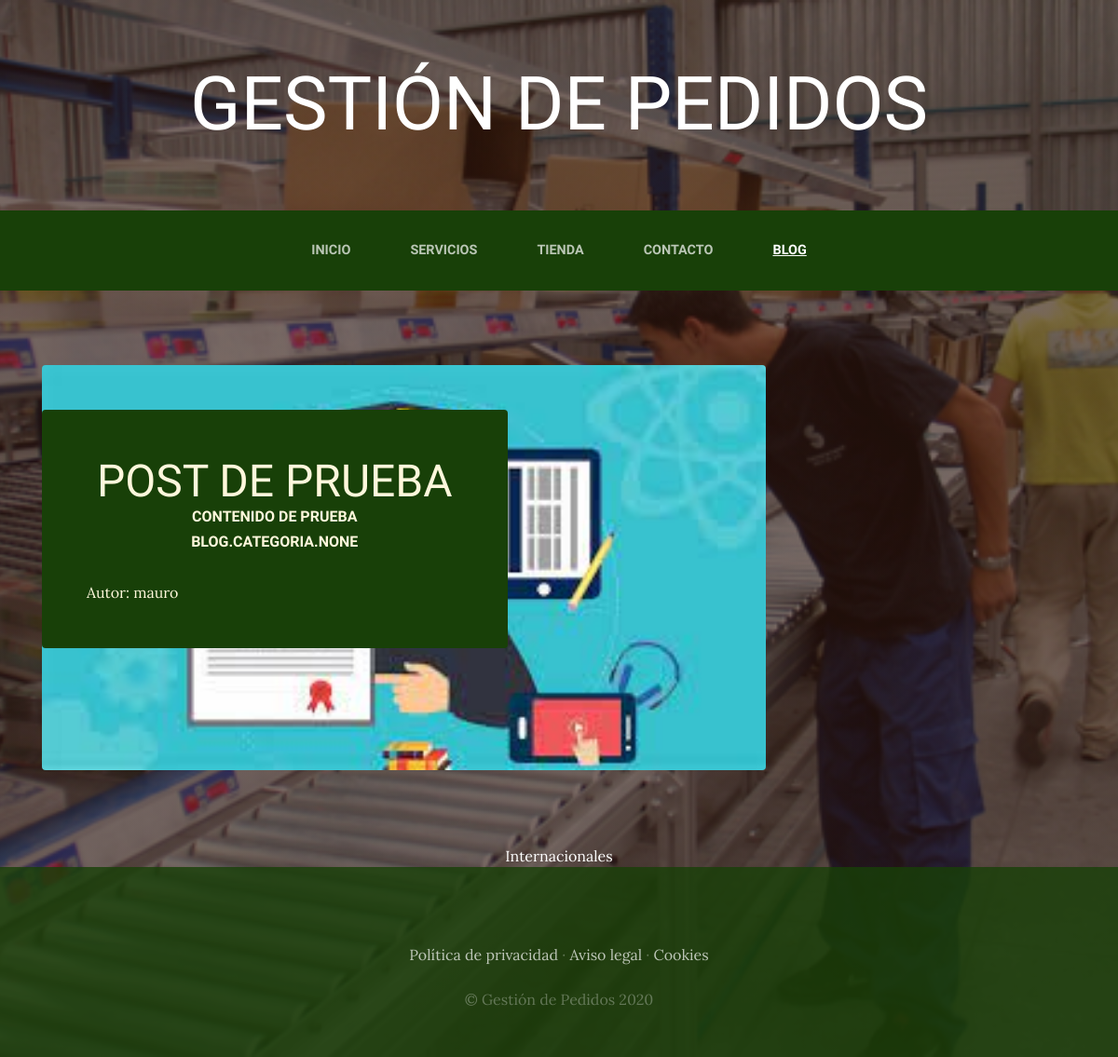
Page /blog/categorias/2 on the committed database.
### Blog/models.py (models this page shows, shortened)
class Post(models.Model):
    titulo = models.CharField(max_length=15)
    contenido = models.CharField(max_length=100)
    imagen = models.ImageField(upload_to='blog', null=True, blank=True)
    autor = models.ForeignKey(User, on_delete=models.CASCADE)
    categorias = models.ManyToManyField(Categoria)
    created = models.DateTimeField(auto_now_add=True)
    updated = models.DateTimeField(auto_now_add=True)
    class Meta:
        verbose_name = 'post'
        verbose_name_plural = 'posts'

class Categoria(models.Model):
    nombre = models.CharField(max_length=15)
    created = models.DateTimeField(auto_now_add=True)
    updated = models.DateTimeField(auto_now_add=True)
    class Meta:
        verbose_name = 'categoria'
        verbose_name_plural = 'categorias'

### Blog/views.py (the view)
def categorias(request, categoria_id):
    categoria = Categoria.objects.get(id = categoria_id)
    posts = Post.objects.filter(categorias = categoria)
    return render(request, 'categorias.html', {'categoria': categoria, 'blogs': posts})

### Blog/templates/categorias.html (shortened to what this page needs)
{% extends "Proyecto_web_app/base.html" %}
{% load static %}
{% block content %}
{% for blog in blogs %}
  <section class="page-section clearfix">
    <div class="container">
      <div class="intro">
        <div class="intro-text left-0 text-center bg-faded p-5 rounded">
          <h2 class="section-heading mb-4" >
            <span class="section-heading-lower">{{blog.titulo}}</span>
            <span class="section-heading-upper">{{blog.contenido}}</span>
            <span class="section-heading-upper">{{blog.categorias}}</span>
          </h2>
          <div style="text-align: left;">
            Autor: {{blog.autor}}
          </div>
        </div>
      </div>
    </div>
  </section>
  {% endfor %}
  <section>
    <div style="width: 75%; text-align: center; margin: auto; color: white;">
      {% for blog in blogs %}
        {% for categoria in blog.categorias.all %}
          <span style="margin: 10px;">{{categoria.nombre}}</span>
        {% endfor %}
      {% endfor %}
    </div>
  </section>
{% endblock %}

### Proyecto_web_app/static/proyecto_web_app/css/gestion.css (style rules this page uses)
body { font-family: 'Lora'; background: linear-gradient(rgba(47, 23, 15, 0.65), rgba(47, 23, 15, 0.65)), url("../img/bg_main.jpg"); background-attachment: fixed; background-position: center; background-size: cover; }
h1, h2, h3, h4, h5, h6 { font-family: 'Raleway'; }
.page-section { margin-top: 5rem; margin-bottom: 5rem; }
.section-heading { text-transform: uppercase; }
.section-heading .section-heading-upper { display: block; font-size: 1rem; font-weight: 800; padding-bottom:.5rem; }
.section-heading .section-heading-lower { display: block; font-size: 3rem; font-weight: 100; }
.bg-faded { background-color: rgba(255, 255, 255, 0.85); }
.intro { position: relative; }
@media (min-width: 992px) { .intro .intro-text { left: 600; width: 60%; margin-top: 3rem; background-color: rgba(24, 64, 8); color: cornsilk; position: absolute; } }
@media (min-width: 1200px) { .intro .intro-text { width: 45%; } }

### rows in the picture
Post: titulo "POST DE PRUEBA", contenido "CONTENIDO DE PRUEBA", categorias "BLOG.CATEGORIA.NONE", autor "mauro"
Categoria: nombre "Internacionales"
